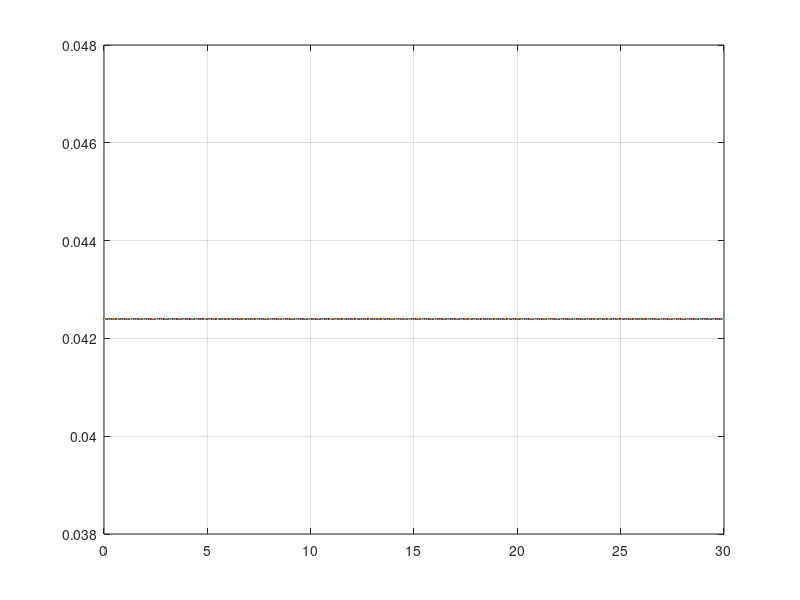

Write the MATLAB code that produced this figure.
%Ejercicio 1
%D)
tinicio = 0;
tfinal = 30;
np = 1000;

t = tinicio:(tfinal - tinicio) / (np - 1):tfinal;

X1 = sin(pi/4*t);
X2 = cos(pi/4*t);
%4
F = X1 / X2
plot(t,F);
grid